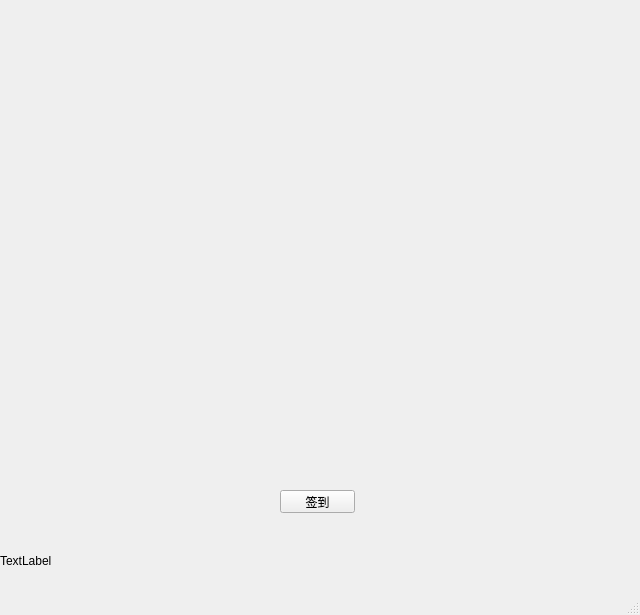
<?xml version="1.0" encoding="UTF-8"?>
<ui version="4.0">
 <class>MainWindow</class>
 <widget class="QMainWindow" name="MainWindow">
  <property name="geometry">
   <rect>
    <x>0</x>
    <y>0</y>
    <width>640</width>
    <height>615</height>
   </rect>
  </property>
  <property name="windowTitle">
   <string>MainWindow</string>
  </property>
  <widget class="QWidget" name="centralwidget">
   <widget class="QLabel" name="label">
    <property name="geometry">
     <rect>
      <x>0</x>
      <y>0</y>
      <width>640</width>
      <height>480</height>
     </rect>
    </property>
    <property name="minimumSize">
     <size>
      <width>640</width>
      <height>480</height>
     </size>
    </property>
    <property name="text">
     <string/>
    </property>
   </widget>
   <widget class="QLabel" name="label_2">
    <property name="geometry">
     <rect>
      <x>0</x>
      <y>530</y>
      <width>641</width>
      <height>61</height>
     </rect>
    </property>
    <property name="layoutDirection">
     <enum>Qt::LeftToRight</enum>
    </property>
    <property name="text">
     <string>TextLabel</string>
    </property>
   </widget>
   <widget class="QPushButton" name="pushButton">
    <property name="geometry">
     <rect>
      <x>280</x>
      <y>490</y>
      <width>75</width>
      <height>23</height>
     </rect>
    </property>
    <property name="layoutDirection">
     <enum>Qt::RightToLeft</enum>
    </property>
    <property name="text">
     <string>签到</string>
    </property>
   </widget>
  </widget>
  <widget class="QStatusBar" name="statusbar"/>
 </widget>
 <resources/>
 <connections/>
</ui>
